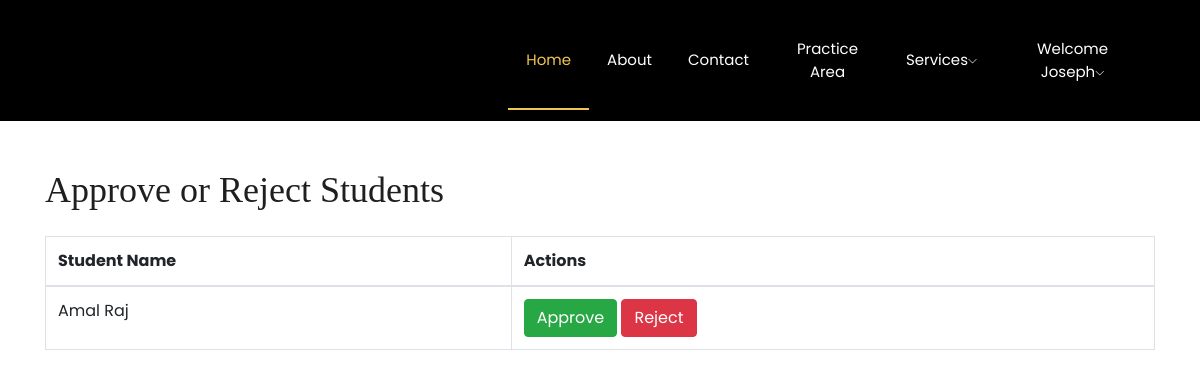
/accounts/approve_students/ (signed in), run on an earlier commit of the app's database.
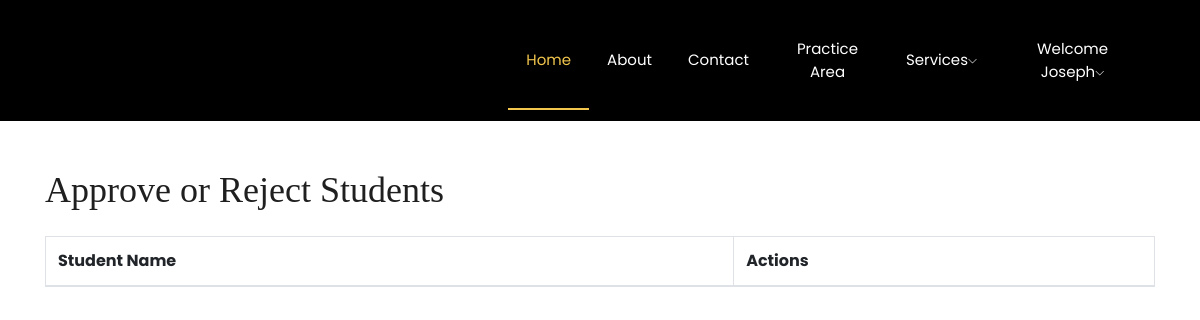
And on a later commit of the database.
### accounts/models.py (models this page shows, shortened)
class Student(models.Model):
    SPECIALIZATIONS = (
        ('family', 'Family Lawyer'),
        ('criminal', 'Criminal Lawyer'),
        ('consumer', 'Consumer Lawyer'),
        ('corporate', 'Corporate Lawyer'),
        ('civilrights', 'Civil Rights Lawyer'),
        ('divorce', 'Divorce Lawyer'),
    )
    SPECIALIZATIONS = (
        ('2019', '2019'),
        ('2020', '2020'),
        ('2021', '2021'),
        ('2022', '2022'),
        ('2023', '2023'),
        ('2024', '2024'),
    )
    user = models.OneToOneField(CustomUser, on_delete=models.CASCADE, related_name='student_profile')
    id = models.AutoField(primary_key=True)
    course = models.CharField(max_length=100, blank=True)
    course_place = models.CharField(max_length=100, blank=True)
    duration_of_course = models.CharField(max_length=20, blank=True)
    specialization = models.CharField(max_length=50, choices=SPECIALIZATIONS, blank=True,null= True)
    year_of_pass = models.CharField(max_length=50, choices=SPECIALIZATIONS, blank=True,null=True)
    cgpa = models.DecimalField(max_digits=4, decimal_places=2, blank=True, null=True)
    experience = models.TextField(blank=True,null=True)  # You can use a TextField for experience details
    adhaar_no = models.CharField(max_length=12, blank=True, unique=True)
    adhaar_pic = models.ImageField(upload_to='student_uploads/', blank=True, null=True)
    is_approved = models.BooleanField(default=False)
    lawyer = models.ForeignKey(LawyerProfile, on_delete=models.SET_NULL, null=True, blank=True)

class CustomUser(AbstractUser):
    USER_TYPES = (
        ('admin', 'Admin'),
        ('lawyer', 'Lawyer'),
        ('student', 'Student'),
        ('client', 'Client'),
    )
    STATES = (
    ('Andhra Pradesh', 'Andhra Pradesh'),
    ('Arunachal Pradesh', 'Arunachal Pradesh'),
    ('Assam', 'Assam'),
    ('Bihar', 'Bihar'),
    ('Chhattisgarh', 'Chhattisgarh'),
    ('Goa', 'Goa'),
    ('Gujarat', 'Gujarat'),
    ('Haryana', 'Haryana'),
    ('Himachal Pradesh', 'Himachal Pradesh'),
    ('Jharkhand', 'Jharkhand'),
    ('Karnataka', 'Karnataka'),
    ('Kerala', 'Kerala'),
    ('Madhya Pradesh', 'Madhya Pradesh'),
    ('Maharashtra', 'Maharashtra'),
    ('Manipur', 'Manipur'),
    ('Meghalaya', 'Meghalaya'),
    ('Mizoram', 'Mizoram'),
    ('Nagaland', 'Nagaland'),
    ('Odisha', 'Odisha'),
    ('Punjab', 'Punjab'),
    ('Rajasthan', 'Rajasthan'),
    ('Sikkim', 'Sikkim'),
    ('Tamil Nadu', 'Tamil Nadu'),
    ('Telangana', 'Telangana'),
    ('Tripura', 'Tripura'),
    ('Uttar Pradesh', 'Uttar Pradesh'),
    ('Uttarakhand', 'Uttarakhand'),
    ('West Bengal', 'West Bengal'),
    ('Andaman and Nicobar Islands', 'Andaman and Nicobar Islands'),
    ('Chandigarh', 'Chandigarh'),
    ('Dadra and Nagar Haveli and Daman and Diu', 'Dadra and Nagar Haveli and Daman and Diu'),
    ('Lakshadweep', 'Lakshadweep'),
    ('Delhi', 'Delhi'),
    ('Puducherry', 'Puducherry'),
)
    user_type = models.CharField(max_length=10, choices=USER_TYPES, default='client')
    id = models.AutoField(primary_key=True)
    email = models.EmailField(unique=True, default='')  # Change: Use email as the username
    first_name = models.CharField(max_length=30, default='')  # Added: First name field
    last_name = models.CharField(max_length=30, default='')  # Added: Last name field
    address = models.TextField(default='',blank=True,)  # Added: Address field
    dob = models.DateField(default='2000-01-01',blank=True,)  # Added: Date of birth field
    pin = models.CharField(max_length=6, default='',blank=True,)  # Added: PIN code field
    state = models.CharField(max_length=50, choices=STATES, blank=True, null=False)
    phone = models.CharField(max_length=15,blank=True)  # Added: Phone number field

### accounts/views.py (the view, shortened to what this page needs)
# urls.py: path('approve_students/', views.approve_students, name='approve_students'),
@login_required
def approve_students(request):
    if not request.user.user_type == 'admin':
        return render(request, '404.html')
    unapproved_students = Student.objects.filter(is_approved=False)
    return render(request, 'admin/approve_students.html', {'unapproved_students': unapproved_students})

### accounts/templates/admin/approve_students.html (shortened to what this page needs)
{% load static %}
<!DOCTYPE html>
<html lang="en">
<head>
    <link rel="stylesheet" href="{% static 'css/bootstrap.min.css' %}">
    <link rel="stylesheet" href="{% static 'css/owl.carousel.min.css' %}">
    <link rel="stylesheet" href="{% static 'css/magnific-popup.css' %}">
    <link rel="stylesheet" href="{% static 'css/font-awesome.min.css' %}">
    <link rel="stylesheet" href="{% static 'css/themify-icons.css' %}">
    <link rel="stylesheet" href="{% static 'css/nice-select.css' %}">
    <link rel="stylesheet" href="{% static 'css/flaticon.css' %}">
    <link rel="stylesheet" href="{% static 'css/flaticon.css' %}">
    <link rel="stylesheet" href="{% static 'css/gijgo.css' %}">
    <link rel="stylesheet" href="{% static 'css/slicknav.css' %}">
    <link rel="stylesheet" href="{% static 'css/style.css' %}">
    <link rel="stylesheet" href="{% static 'css/admin.css' %}">
</head>
<body>
    <header>
        <div class="header-area ">
            <div id="sticky-header" class="main-header-area">
                <div class="container-fluid p-0">
                    <div class="row align-items-center justify-content-between no-gutters">
                        <div class="col-xl-2 col-lg-2">
                            <div class="logo-img">
                            </div>
                        </div>
                        <div class="col-xl-7 col-lg-8">
                            <div class="main-menu  d-none d-lg-block">
                                <nav>
                                    <ul id="navigation">
                                        <li><a class="active" href="{% url 'login' %}">home</a></li>
                                        <li><a href="{% url 'about' %}">About</a></li>
                                        <li><a href="{% url 'contact' %}">Contact</a></li>
                                        <li><a href="{% url 'home' %}">Practice Area</a></li>
                                        <li><a href="#">Services<i class="ti-angle-down"></i></a>
                                        </li>
                                        {% if user.is_authenticated %}
                                        <li>
                                            <a href="#">Welcome {{ user.first_name }}<i class="ti-angle-down"></i></a>
                                        </li>
                                        {% else %}
                                        <li><a href="{% url 'signup' %}">Signup</a></li>
                                        <li><a href="{% url 'login' %}">Login</a></li>
                                        {% endif %}
                                    </ul>
                            </div>
                        </div>
                    </div>
                </div>
            </div>
        </div>
    </header>
<div class="container mt-5">
    <h1 class="mb-4">Approve or Reject Students</h1>
    <form method="post">
        <table class="table table-bordered">
            <thead>
                <tr>
                    <th>Student Name</th>
                    <th>Actions</th>
                </tr>
            </thead>
            <tbody>
                {% for student in unapproved_students %}
                    <tr>
                        <td>{{ student.user.first_name }} {{ student.user.last_name }}</td>
                        <td>
                            <button class="btn btn-success" type="submit" name="approve_{{ student.id }}">Approve</button>
                            <button class="btn btn-danger" type="submit" name="reject_{{ student.id }}">Reject</button>
                        </td>
                    </tr>
                {% endfor %}
            </tbody>
        </table>
    </form>
</div>
</body>
</html>

What changed in the data, as far as the page shows it:
removed Student: user.first_name "Amal", user.last_name "Raj"
